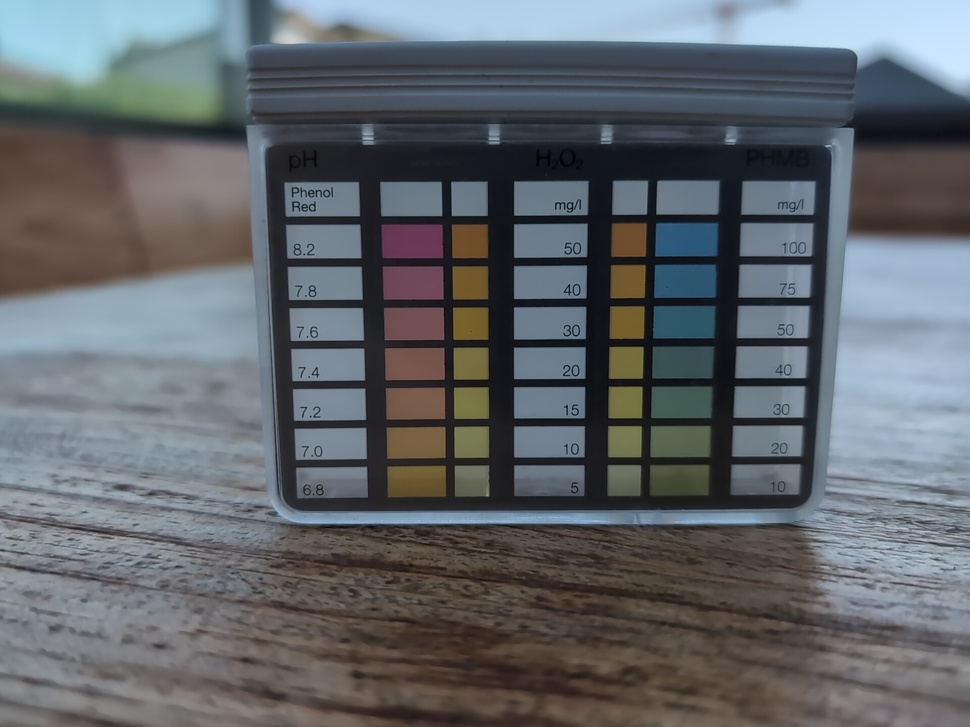
#> input picture reference_input/training/frame_1779614429400.jpg, 970 x 727 px, shrunk from 1920 x 1440 before the run; its folder holds only this picture in this run
$ python debug_old_logic.py
#> lines starting #> are read from the running program, lines starting #| are printed output that depends on the picture; after the words box and inside, x2 and y2 are one past the last pixel; in counts of white or black regions, pixels touching at a corner belong together
### reference_core.py
"""
reference_core.py
=================
Kermodul für die Erkennung und Kalibrierung von Schwimmbad-Messindikatoren.

Verantwortlichkeiten:
  - Bild laden & vorverarbeiten
  - Grid erkennen (robust, layout-unabhängig)
  - Farbspalten automatisch vorschlagen (via Sättigungs-Analyse)
  - HSV-Median pro Zelle extrahieren
  - Referenz-Datenstruktur aufbauen & als JSON speichern/laden
  - Messung: Farbe eines neuen Bildes gegen Referenz vergleichen

Keine UI-Logik hier – nur pure Datenverarbeitung.
"""

import cv2
import numpy as np
import json
from dataclasses import dataclass, field, asdict
from typing import Optional
from pathlib import Path


# ══════════════════════════════════════════════════════════
# Datenstrukturen
# ══════════════════════════════════════════════════════════

@dataclass
class GridCell:
    """Eine einzelne Zelle im erkannten Grid."""
    col_idx: int
    row_idx: int
    x: int
    y: int
    w: int
    h: int
    hsv_median: list[float]        # [H, S, V]  OpenCV-Skala: H=0-180, S=0-255, V=0-255
    is_color_cell: bool = False    # True = Farbfeld, False = Beschriftung/leer
    parameter: Optional[str] = None   # z.B. "pH", "Chlor_frei", "PHMB"
    value: Optional[float] = None     # z.B. 7.2


@dataclass
class GridLayout:
    """Beschreibt das erkannte Grid."""
    n_cols: int
    n_rows: int
    cells: list[GridCell] = field(default_factory=list)

    # [5 lines left out: function get_cell, not called in this run]

    def color_columns(self) -> list[int]:
        """Gibt Indizes aller Spalten zurück, die als Farbspalten markiert sind."""
        return sorted({c.col_idx for c in self.cells if c.is_color_cell})

    # [4 lines left out: function parameters, not called in this run]


@dataclass
class ReferenceDB:
    """Vollständige Referenz-Datenbank für einen Indikator-Typ."""
    name: str                          # z.B. "Lovibond_3in1"
    image_file: str
    layout: Optional[GridLayout] = None

    # [18 lines left out: functions to_dict, from_dict, not called in this run]

    def save(self, path: str):
        with open(path, 'w', encoding='utf-8') as f:
            json.dump(self.to_dict(), f, indent=2, ensure_ascii=False)

    # [4 lines left out: function load, not called in this run]


# ══════════════════════════════════════════════════════════
# Bildvorverarbeitung
# ══════════════════════════════════════════════════════════

def preprocess(image: np.ndarray) -> np.ndarray:
    """Graustufen + Rauschreduzierung + CLAHE."""
    gray = cv2.cvtColor(image, cv2.COLOR_BGR2GRAY)
    gray = cv2.bilateralFilter(gray, 5, 200, 200)
    clahe = cv2.createCLAHE(clipLimit=2.0, tileGridSize=(8, 8))
    return clahe.apply(gray)


# [5 lines left out: function load_image, not called in this run]


# ══════════════════════════════════════════════════════════
# Kontur- & Rechteck-Erkennung
# ══════════════════════════════════════════════════════════

def find_rects(gray_enhanced: np.ndarray,
               min_area: int = 500,
               canny_low: int = 30,
               canny_high: int = 120) -> list[tuple]:
    """
    Erkennt alle viereckigen Konturen.
    Gibt Liste von (x, y, w, h) zurück.
    """
    canny = cv2.Canny(gray_enhanced, canny_low, canny_high)
    contours, _ = cv2.findContours(canny, cv2.RETR_EXTERNAL, cv2.CHAIN_APPROX_SIMPLE)
    rects = []
    for cnt in contours:
        if cv2.contourArea(cnt) < min_area:
            continue
        eps = 0.02 * cv2.arcLength(cnt, True)
        approx = cv2.approxPolyDP(cnt, eps, True)
        if len(approx) == 4 and cv2.isContourConvex(approx):
            x, y, w, h = cv2.boundingRect(approx)
            if 0.1 < w / float(h) < 10:
                rects.append((x, y, w, h))
    return rects


# [14 lines left out: function crop_to_rects, not called in this run]


# ══════════════════════════════════════════════════════════
# Grid-Aufbau
# ══════════════════════════════════════════════════════════

def _group(rects: list[tuple], axis: int, tol: int) -> list[list[tuple]]:
    """Gruppiert Rechtecke nach x- oder y-Position mit Toleranz."""
    rects_sorted = sorted(rects, key=lambda r: r[axis])
    groups: list[list[tuple]] = []
    for r in rects_sorted:
        placed = False
        for g in groups:
            rep = g[0][axis]
            if abs(rep - r[axis]) < tol:
                g.append(r)
                placed = True
                break
        if not placed:
            groups.append([r])
    return groups


def build_grid(rects: list[tuple], tol: int = 20) -> GridLayout:
    """
    Baut ein reguläres Grid aus erkannten Rechtecken.
    Jede Kombination (col, row) wird als GridCell angelegt –
    auch wenn kein Rechteck exakt dort liegt.
    """
    if not rects:
        raise ValueError("Keine Rechtecke für Grid vorhanden.")

    rows    = _group(rects, axis=1, tol=tol)
    cols    = _group(rects, axis=0, tol=tol)

    # Repräsentative Position & Größe je Spalte/Zeile
    col_data = sorted(
        [(min(r[0] for r in c), max(r[2] for r in c)) for c in cols],
        key=lambda t: t[0]
    )  # [(x_pos, width), ...]
    row_data = sorted(
        [(min(r[1] for r in rw), max(r[3] for r in rw)) for rw in rows],
        key=lambda t: t[0]
    )  # [(y_pos, height), ...]

    n_cols = len(col_data)
    n_rows = len(row_data)

    cells = []
    for row_idx, (y_pos, rh) in enumerate(row_data):
        for col_idx, (x_pos, cw) in enumerate(col_data):
            cells.append(GridCell(
                col_idx=col_idx, row_idx=row_idx,
                x=int(x_pos), y=int(y_pos),
                w=int(cw),    h=int(rh),
                hsv_median=[0.0, 0.0, 0.0]
            ))

    return GridLayout(n_cols=n_cols, n_rows=n_rows, cells=cells)


# ══════════════════════════════════════════════════════════
# HSV-Analyse
# ══════════════════════════════════════════════════════════

# [167 lines left out: functions extract_hsv, suggest_color_columns, assign_columns, assign_row_values, hsv_distance, find_closest_value and 1 more, not called in this run]


# ══════════════════════════════════════════════════════════
# Hilfsfunktion: Debug-Visualisierung
# ══════════════════════════════════════════════════════════

def draw_grid(image: np.ndarray, layout: GridLayout) -> np.ndarray:
    """
    Zeichnet das Grid auf das Bild (für Debugging & UI-Preview).
    Farbspalten = grün, Beschriftung = grau, kein Parameter = dunkelgrau.
    """
    vis = image.copy()
    for cell in layout.cells:
        if cell.is_color_cell:
            color = (0, 220, 0)
        elif cell.parameter and cell.parameter != "leer":
            color = (0, 180, 220)
        else:
            color = (80, 80, 80)

        cv2.rectangle(vis, (cell.x, cell.y),
                      (cell.x + cell.w, cell.y + cell.h), color, 2)

        # Parameter-Label
        label = cell.parameter[:5] if cell.parameter else ""
        if label:
            cv2.putText(vis, label, (cell.x + 3, cell.y + 14),
                        cv2.FONT_HERSHEY_SIMPLEX, 0.35, (255, 255, 255), 1)

        # Wert
        if cell.value is not None:
            cv2.putText(vis, str(cell.value),
                        (cell.x + 3, cell.y + cell.h - 4),
                        cv2.FONT_HERSHEY_SIMPLEX, 0.35, (0, 255, 255), 1)

    return vis

### debug_old_logic.py
"""Run the OLD reference_core.find_rects + build_grid against the 4 close-ups."""
import glob
import os
import shutil
import sys

import cv2
import numpy as np

REPO = os.path.dirname(os.path.abspath(__file__))
sys.path.insert(0, os.path.join(REPO, '_old_logic'))
import reference_core as RC  # noqa: E402

OUT = os.path.join(REPO, 'old_logic_debug')
if os.path.isdir(OUT):
    shutil.rmtree(OUT)
os.makedirs(OUT, exist_ok=True)


def process(path):
    base = os.path.splitext(os.path.basename(path))[0]
    out_dir = os.path.join(OUT, base)
    os.makedirs(out_dir, exist_ok=True)

    img = cv2.imread(path)
#> img is the input picture: shape (727, 970, 3); mean B, G, R 106.2, 101.6, 97
    gray_enh = RC.preprocess(img)
#> in preprocess, `gray = cv2.cvtColor(image, cv2.COLOR_BGR2GRAY)`:
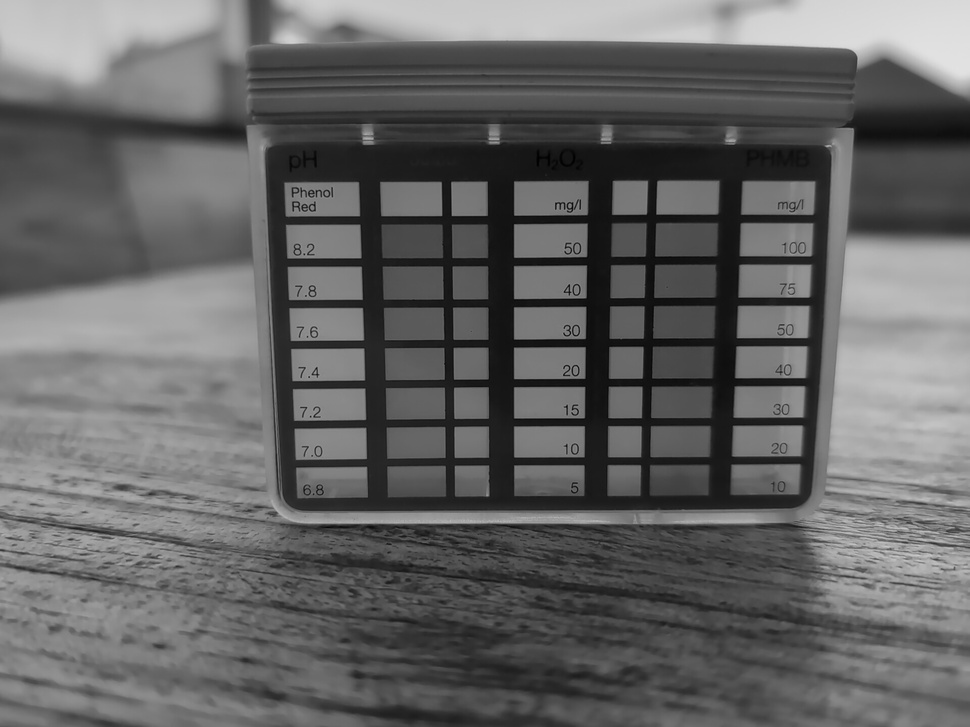
#> gray: shape (727, 970); min 0, max 227, mean 100.8
#> in preprocess, `return clahe.apply(gray)`:
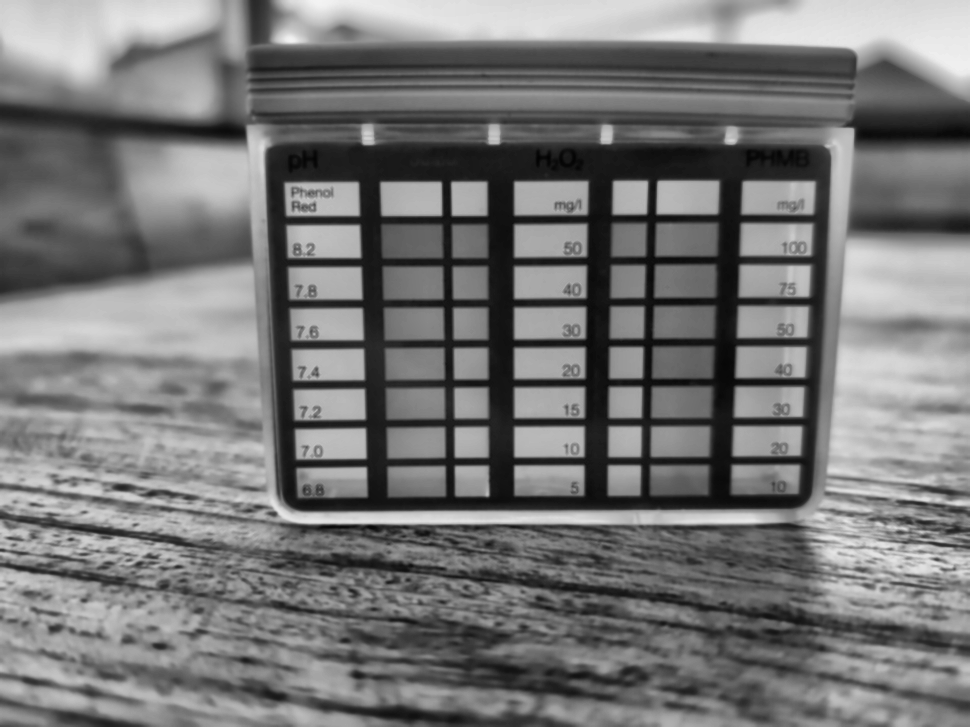
#> returned value: shape (727, 970); min 2, max 243, mean 118.4
    cv2.imwrite(os.path.join(out_dir, '00_gray_enhanced.jpg'), gray_enh)
    rects = RC.find_rects(gray_enh)
#> in find_rects, `canny = cv2.Canny(gray_enhanced, canny_low, canny_high)`:
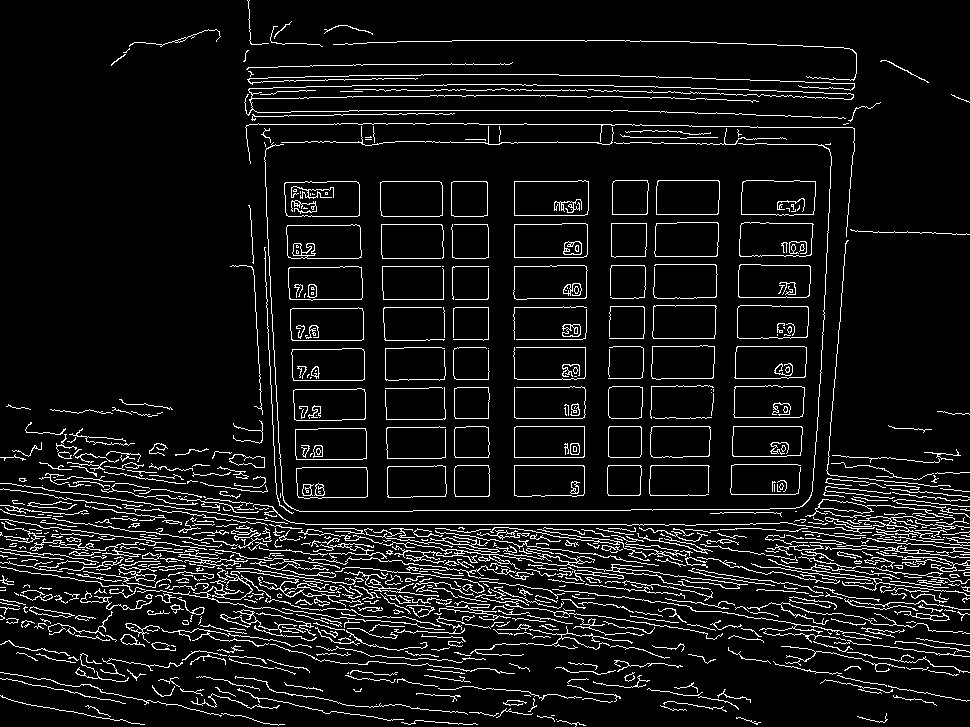
#> canny: shape (727, 970); 8.1% white in thin lines or dots
#> in find_rects, `contours, _ = cv2.findContours(canny, cv2.RETR_EXTERNAL, cv2.CHAIN_APP..`: contours = 794 contours, 699 with area under 20; largest, box (x1, y1, x2, y2) and area: (284, 181, 360, 217) 2549, (514, 180, 589, 216) 2515, (741, 180, 816, 216) 2454, (514, 223, 588, 258) 2428, (286, 224, 362, 259) 2416
#> the loop in find_rects, `for cnt in contours:` made 794 passes
#> (eps, x, y, w, h) on passes 643, 647, 648, 649, 650, 673, 675, 676, 677, 678, 679, 700: (4.01, 296, 467, 72, 31), (2.52, 608, 465, 33, 31), (4.03, 514, 465, 71, 31), (2.6, 455, 465, 35, 32), (3.61, 387, 466, 59, 31), (4.03, 295, 428, 72, 32), (3.93, 733, 426, 69, 31), (3.63, 651, 426, 59, 32), (2.5, 608, 426, 34, 32), (4.02, 514, 426, 71, 32), (2.59, 455, 427, 34, 31), (4.07, 294, 389, 71, 31)
#> cnt on passes 3, 5, 13, 20, 26, 50: [[556, 719]], [[551, 715], [554, 715]], [[376, 704]], [[524, 695], [529, 695], [530, 696], [529, 695]], [[102, 689]], [[348, 672], [347, 673], [348, 673]]
#> after the loop in find_rects, `for cnt in contours:`: rects = 36 items, first 6: (296, 467, 72, 31), (608, 465, 33, 31), (514, 465, 71, 31), (455, 465, 35, 32), (387, 466, 59, 31), (295, 428, 72, 32)

    vis = img.copy()
    for x, y, w, h in rects:
        cv2.rectangle(vis, (x, y), (x + w, y + h), (0, 220, 0), 2)
#> this loop made 36 passes
#> (x, y, w, h) on passes 1 to 12: (296, 467, 72, 31), (608, 465, 33, 31), (514, 465, 71, 31), (455, 465, 35, 32), (387, 466, 59, 31), (295, 428, 72, 32), (733, 426, 69, 31), (651, 426, 59, 32), (608, 426, 34, 32), (514, 426, 71, 32), (455, 427, 34, 31), (294, 389, 71, 31)
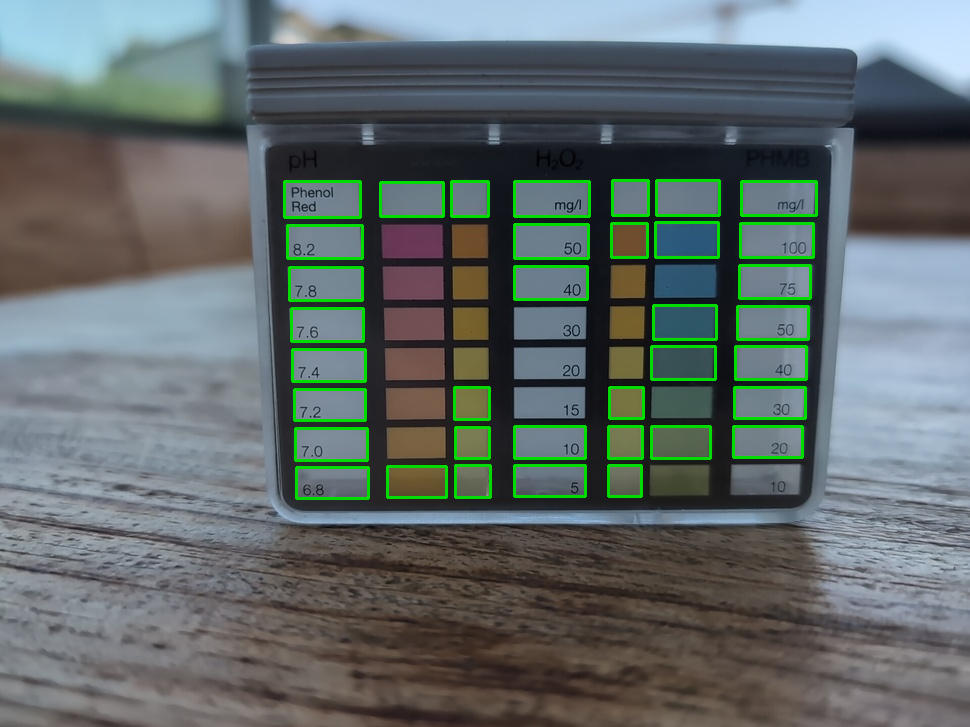
#> vis: shape (727, 970, 3); 2.85% of pixels changed, all inside (x1, y1, x2, y2) = (283, 179, 818, 500)
    cv2.imwrite(os.path.join(out_dir, '01_rects.jpg'), vis)

    n_rects = len(rects)
#> n_rects = 36
    grid_info = ''
    if rects:
        try:
            layout = RC.build_grid(rects)
#> in _group, `rects_sorted = sorted(rects, key=lambda r: r[axis])`: rects_sorted = 36 items, first 6: (656, 180, 63, 35), (612, 180, 36, 35), (451, 181, 37, 35), (284, 181, 76, 36), (741, 181, 75, 34), (514, 181, 75, 35)
#> the loop in _group, `for r in rects_sorted:` made 36 passes
#> r on passes 1 to 12: (656, 180, 63, 35), (612, 180, 36, 35), (451, 181, 37, 35), (284, 181, 76, 36), (741, 181, 75, 34), (514, 181, 75, 35), (380, 182, 63, 34), (655, 222, 63, 35), (611, 223, 36, 34), (740, 223, 73, 34), (514, 224, 74, 34), (287, 225, 75, 33)
#> after the loop in _group, `for r in rects_sorted:`: g = [(608, 465, 33, 31), (514, 465, 71, 31), (455, 465, 35, 32), (387, 466, 59, 31), (296, 467, 72, 31)]; groups = 8 items
#> the loop in _group (call 2), `for r in rects_sorted:` made 36 passes
#> r on passes 1 to 12: (284, 181, 76, 36), (287, 225, 75, 33), (289, 267, 73, 33), (291, 308, 72, 33), (292, 349, 73, 32), (294, 389, 71, 31), (295, 428, 72, 32), (296, 467, 72, 31), (380, 182, 63, 34), (387, 466, 59, 31), (451, 181, 37, 35), (454, 387, 35, 32)
#> in build_grid, `cols    = _group(rects, axis=0, tol=tol)`: cols = 7 items
#> in build_grid, `col_data = sorted( [(min(r[0] for r in c), max(r[2] for r in c)) for c..`: col_data = [(284, 76), (380, 63), (451, 37), (514, 75), (608, 36), (651, 64), (733, 75)]
#> in build_grid, `row_data = sorted( [(min(r[1] for r in rw), max(r[3] for r in rw)) for..`: row_data = [(180, 36), (222, 35), (265, 33), (305, 34), (346, 33), (387, 32), (426, 32), (465, 32)]
#> in build_grid, `n_cols = len(col_data)`: n_cols = 7
#> in build_grid, `n_rows = len(row_data)`: n_rows = 8
#> the loop in build_grid, `for row_idx, (y_pos, rh) in enumerate(row_data):` made 8 passes
#> after the loop in build_grid, `for row_idx, (y_pos, rh) in enumerate(row_data):`: cells = 56 items
            grid_info = f'grid={layout.n_rows}x{layout.n_cols} cells={len(layout.cells)}'
#> grid_info = 'grid=8x7 cells=56'
            grid_vis = RC.draw_grid(img, layout)
#> after the loop in draw_grid, `for cell in layout.cells:`:
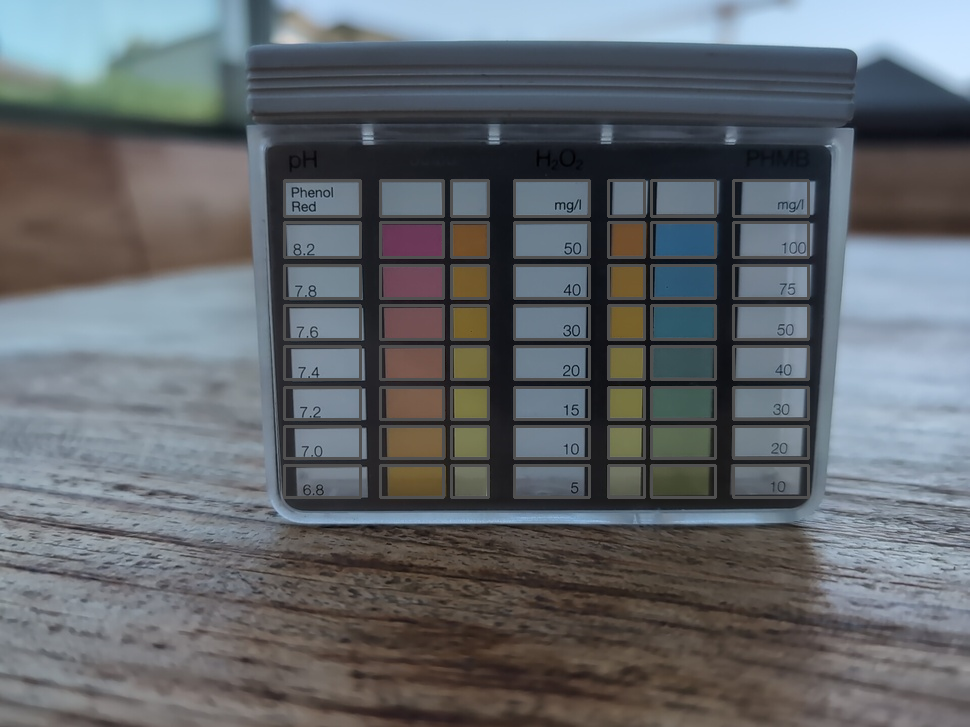
#> vis: shape (727, 970, 3); 4.46% of pixels changed, all inside (x1, y1, x2, y2) = (283, 179, 810, 499)
            cv2.imwrite(os.path.join(out_dir, '02_grid.jpg'), grid_vis)
        except Exception as e:
            grid_info = f'build_grid FAILED: {e}'

    return f'{base}: {n_rects} rects  {grid_info}'


for p in (sorted(glob.glob(os.path.join(REPO, 'reference_input',
                                        'training', 'frame_17796*.jpg')))):
    print(process(p))
